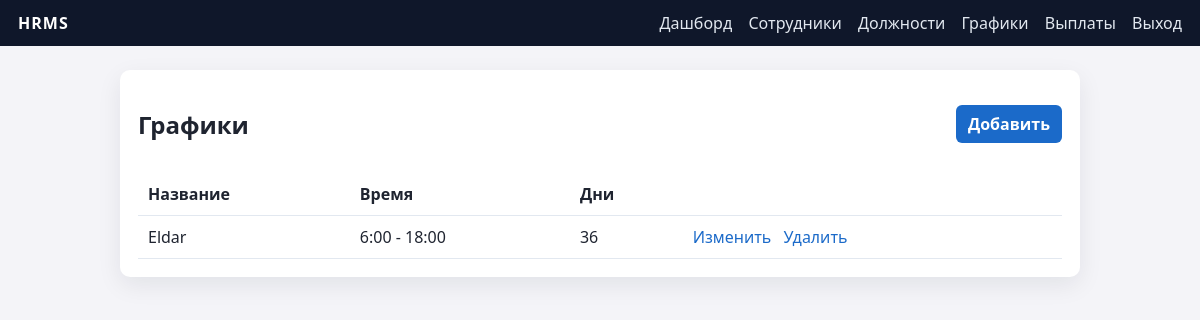
The app's page /schedules/ (signed in) with its own data.
### staff/models.py (models this page shows, shortened)
class WorkSchedule(models.Model):
    name = models.CharField("Название", max_length=100)
    start_time = models.TimeField("Начало")
    end_time = models.TimeField("Окончание")
    days = models.CharField("Дни", max_length=120, help_text="Например: Пн-Пт")
    class Meta:
        verbose_name = "график"
        verbose_name_plural = "графики"

### staff/views.py (the view)
# urls.py: path("schedules/", views.ScheduleList.as_view(), name="schedules"),
class ScheduleList(LoginRequiredMixin, ListView):
    model = WorkSchedule
    template_name = "staff/schedule_list.html"

### templates/staff/schedule_list.html
{% extends "base.html" %}
{% block content %}
<div class="card">
    <div class="card-header">
        <h2>Графики</h2>
        <a class="button" href="{% url 'schedule_add' %}">Добавить</a>
    </div>
    {% if object_list %}
    <table>
        <thead>
            <tr><th>Название</th><th>Время</th><th>Дни</th><th></th></tr>
        </thead>
        <tbody>
            {% for schedule in object_list %}
            <tr>
                <td>{{ schedule.name }}</td>
                <td>{{ schedule.start_time }} - {{ schedule.end_time }}</td>
                <td>{{ schedule.days }}</td>
                <td class="actions">
                    <a href="{% url 'schedule_edit' schedule.pk %}">Изменить</a>
                    <a href="{% url 'schedule_delete' schedule.pk %}">Удалить</a>
                </td>
            </tr>
            {% endfor %}
        </tbody>
    </table>
    {% else %}
    <p>Записей пока нет.</p>
    {% endif %}
</div>
{% endblock %}

### static/css/styles.css (style rules this page uses)
body { font-family: "Segoe UI", sans-serif; margin: 0; background: #f4f4f8; color: #1f2430; }
a { color: #1b6ac9; text-decoration: none; }
.card { background: #fff; border-radius: 10px; padding: 18px; margin-bottom: 18px; box-shadow: 0 8px 24px rgba(15, 23, 42, 0.08); }
.card-header { display: flex; justify-content: space-between; align-items: center; margin-bottom: 12px; }
table { width: 100%; border-collapse: collapse; }
table th, table td { padding: 10px; border-bottom: 1px solid #e2e8f0; text-align: left; }
.actions a { margin-right: 8px; }
form button, .button { padding: 8px 12px; border-radius: 6px; border: none; background: #1b6ac9; color: #fff; cursor: pointer; font-weight: 600; }

### records on screen
WorkSchedule: name "Eldar", start_time "6:00", end_time "18:00", days "36"
